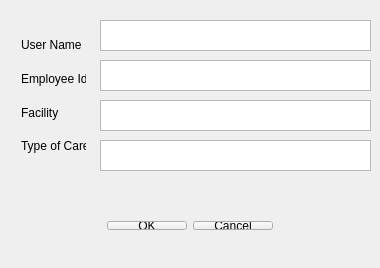
<?xml version="1.0" encoding="UTF-8"?>
<ui version="4.0">
 <class>AddUserWindow</class>
 <widget class="QMainWindow" name="AddUserWindow">
  <property name="geometry">
   <rect>
    <x>0</x>
    <y>0</y>
    <width>380</width>
    <height>268</height>
   </rect>
  </property>
  <property name="windowTitle">
   <string>AddUserWindow</string>
  </property>
  <widget class="QWidget" name="centralWidget">
   <widget class="QWidget" name="layoutWidget">
    <property name="geometry">
     <rect>
      <x>10</x>
      <y>20</y>
      <width>87</width>
      <height>151</height>
     </rect>
    </property>
    <layout class="QGridLayout" name="gridLayout">
     <item row="0" column="0">
      <widget class="QLabel" name="label">
       <property name="text">
        <string>User Name</string>
       </property>
      </widget>
     </item>
     <item row="1" column="0">
      <widget class="QLabel" name="label_2">
       <property name="text">
        <string>Employee Id</string>
       </property>
      </widget>
     </item>
     <item row="2" column="0">
      <widget class="QLabel" name="label_3">
       <property name="text">
        <string>Facility</string>
       </property>
      </widget>
     </item>
     <item row="3" column="0">
      <widget class="QLabel" name="label_4">
       <property name="text">
        <string>Type of Care</string>
       </property>
      </widget>
     </item>
    </layout>
   </widget>
   <widget class="QTextEdit" name="facTxt">
    <property name="geometry">
     <rect>
      <x>100</x>
      <y>100</y>
      <width>271</width>
      <height>31</height>
     </rect>
    </property>
   </widget>
   <widget class="QWidget" name="layoutWidget_2">
    <property name="geometry">
     <rect>
      <x>0</x>
      <y>210</y>
      <width>381</width>
      <height>31</height>
     </rect>
    </property>
    <layout class="QHBoxLayout" name="horizontalLayout">
     <item>
      <spacer name="horizontalSpacer">
       <property name="orientation">
        <enum>Qt::Horizontal</enum>
       </property>
       <property name="sizeHint" stdset="0">
        <size>
         <width>98</width>
         <height>20</height>
        </size>
       </property>
      </spacer>
     </item>
     <item>
      <layout class="QGridLayout" name="gridLayout_2">
       <item row="0" column="0">
        <widget class="QPushButton" name="okBtn">
         <property name="text">
          <string>OK</string>
         </property>
        </widget>
       </item>
       <item row="0" column="1">
        <widget class="QPushButton" name="cancelBtn">
         <property name="text">
          <string>Cancel</string>
         </property>
        </widget>
       </item>
      </layout>
     </item>
     <item>
      <spacer name="horizontalSpacer_2">
       <property name="orientation">
        <enum>Qt::Horizontal</enum>
       </property>
       <property name="sizeHint" stdset="0">
        <size>
         <width>98</width>
         <height>20</height>
        </size>
       </property>
      </spacer>
     </item>
    </layout>
   </widget>
   <widget class="QTextEdit" name="nameTxt">
    <property name="geometry">
     <rect>
      <x>100</x>
      <y>20</y>
      <width>271</width>
      <height>31</height>
     </rect>
    </property>
   </widget>
   <widget class="QTextEdit" name="careTxt">
    <property name="geometry">
     <rect>
      <x>100</x>
      <y>140</y>
      <width>271</width>
      <height>31</height>
     </rect>
    </property>
   </widget>
   <widget class="QTextEdit" name="idTxt">
    <property name="geometry">
     <rect>
      <x>100</x>
      <y>60</y>
      <width>271</width>
      <height>31</height>
     </rect>
    </property>
   </widget>
  </widget>
  <action name="actionExit">
   <property name="text">
    <string>Exit</string>
   </property>
  </action>
 </widget>
 <layoutdefault spacing="6" margin="11"/>
 <resources/>
 <connections/>
</ui>
